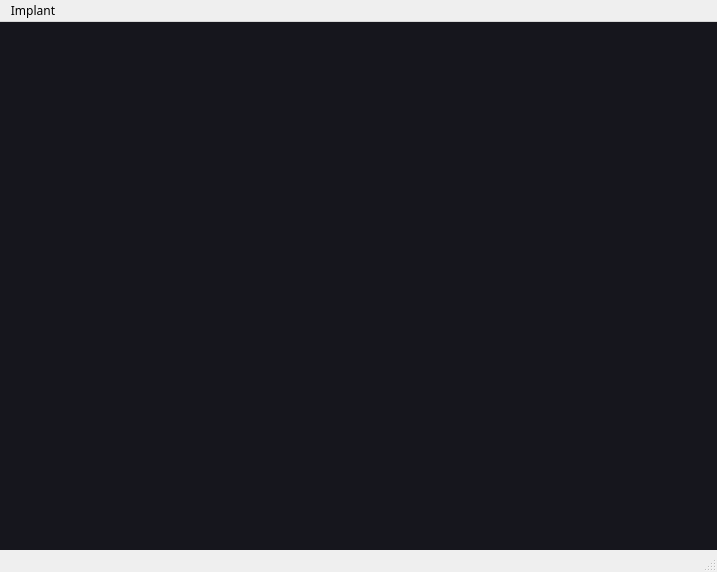
<?xml version="1.0" encoding="UTF-8"?>
<ui version="4.0">
 <class>MainWindow</class>
 <widget class="QMainWindow" name="MainWindow">
  <property name="geometry">
   <rect>
    <x>0</x>
    <y>0</y>
    <width>717</width>
    <height>572</height>
   </rect>
  </property>
  <property name="font">
   <font>
    <family>Academy Engraved LET</family>
   </font>
  </property>
  <property name="windowTitle">
   <string>Avocado 🥑</string>
  </property>
  <property name="styleSheet">
   <string notr="true"/>
  </property>
  <widget class="QWidget" name="centralwidget">
   <property name="styleSheet">
    <string notr="true">QWidget{
background-color:#16161D
}</string>
   </property>
  </widget>
  <widget class="QMenuBar" name="menubar">
   <property name="geometry">
    <rect>
     <x>0</x>
     <y>0</y>
     <width>717</width>
     <height>24</height>
    </rect>
   </property>
   <property name="defaultUp">
    <bool>false</bool>
   </property>
   <property name="nativeMenuBar">
    <bool>true</bool>
   </property>
   <widget class="QMenu" name="menuImplant">
    <property name="title">
     <string>Implant</string>
    </property>
    <addaction name="generateAction"/>
   </widget>
   <addaction name="menuImplant"/>
  </widget>
  <widget class="QStatusBar" name="statusbar"/>
  <action name="actionAbout">
   <property name="checkable">
    <bool>false</bool>
   </property>
   <property name="checked">
    <bool>false</bool>
   </property>
   <property name="text">
    <string>About Avocado</string>
   </property>
  </action>
  <action name="actionPreferences">
   <property name="text">
    <string>Preferences...</string>
   </property>
  </action>
  <action name="actionQuit_Avocado">
   <property name="text">
    <string>Quit Avocado</string>
   </property>
  </action>
  <action name="actionPlaceholder">
   <property name="text">
    <string>Placeholder</string>
   </property>
  </action>
  <action name="actionPlaceholder_2">
   <property name="text">
    <string>Placeholder</string>
   </property>
  </action>
  <action name="generateAction">
   <property name="text">
    <string>Generate</string>
   </property>
  </action>
  <action name="actionPlaceholder_4">
   <property name="text">
    <string>Placeholder</string>
   </property>
  </action>
  <action name="actionPlaceholder_5">
   <property name="text">
    <string>Placeholder</string>
   </property>
  </action>
 </widget>
 <resources/>
 <connections/>
</ui>
